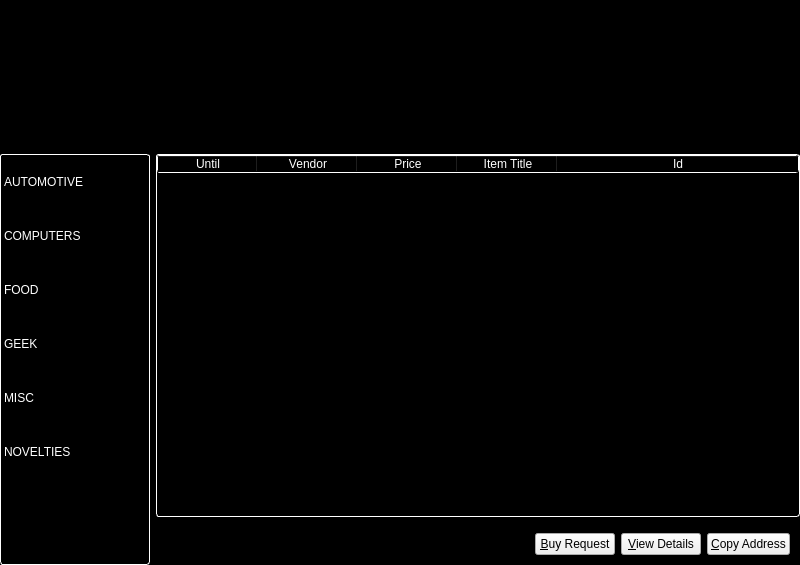
<?xml version="1.0" encoding="UTF-8"?>
<ui version="4.0">
 <class>FantomMarket</class>
 <widget class="QWidget" name="FantomMarket">
  <property name="geometry">
   <rect>
    <x>0</x>
    <y>0</y>
    <width>800</width>
    <height>565</height>
   </rect>
  </property>
  <property name="windowTitle">
   <string>FantomMarket</string>
  </property>
  <property name="styleSheet">
   <string notr="true">#FantomMarket { background-color: #000000; }</string>
  </property>
  <layout class="QVBoxLayout" name="topLayout">
   <property name="leftMargin">
    <number>0</number>
   </property>
   <property name="topMargin">
    <number>0</number>
   </property>
   <property name="rightMargin">
    <number>0</number>
   </property>
   <property name="bottomMargin">
    <number>0</number>
   </property>
   <item>
    <layout class="QVBoxLayout" name="verticalLayout_2">
     <property name="topMargin">
      <number>0</number>
     </property>
     <property name="bottomMargin">
      <number>0</number>
     </property>
     <item>
      <widget class="QLabel" name="fantomMarketHeaderLabel">
       <property name="sizePolicy">
        <sizepolicy hsizetype="MinimumExpanding" vsizetype="Preferred">
         <horstretch>0</horstretch>
         <verstretch>0</verstretch>
        </sizepolicy>
       </property>
       <property name="minimumSize">
        <size>
         <width>590</width>
         <height>148</height>
        </size>
       </property>
       <property name="maximumSize">
        <size>
         <width>16777215</width>
         <height>148</height>
        </size>
       </property>
       <property name="text">
        <string/>
       </property>
       <property name="scaledContents">
        <bool>true</bool>
       </property>
      </widget>
     </item>
    </layout>
   </item>
   <item>
    <layout class="QHBoxLayout" name="horizontalLayout">
     <property name="topMargin">
      <number>0</number>
     </property>
     <property name="rightMargin">
      <number>0</number>
     </property>
     <property name="bottomMargin">
      <number>0</number>
     </property>
     <item>
      <widget class="QListWidget" name="categoriesListWidget">
       <property name="minimumSize">
        <size>
         <width>150</width>
         <height>0</height>
        </size>
       </property>
       <property name="maximumSize">
        <size>
         <width>150</width>
         <height>16777215</height>
        </size>
       </property>
       <property name="palette">
        <palette>
         <active>
          <colorrole role="WindowText">
           <brush brushstyle="SolidPattern">
            <color alpha="255">
             <red>255</red>
             <green>255</green>
             <blue>255</blue>
            </color>
           </brush>
          </colorrole>
          <colorrole role="Button">
           <brush brushstyle="SolidPattern">
            <color alpha="255">
             <red>0</red>
             <green>0</green>
             <blue>0</blue>
            </color>
           </brush>
          </colorrole>
          <colorrole role="Text">
           <brush brushstyle="SolidPattern">
            <color alpha="255">
             <red>255</red>
             <green>255</green>
             <blue>255</blue>
            </color>
           </brush>
          </colorrole>
          <colorrole role="ButtonText">
           <brush brushstyle="SolidPattern">
            <color alpha="255">
             <red>255</red>
             <green>255</green>
             <blue>255</blue>
            </color>
           </brush>
          </colorrole>
          <colorrole role="Base">
           <brush brushstyle="SolidPattern">
            <color alpha="255">
             <red>0</red>
             <green>0</green>
             <blue>0</blue>
            </color>
           </brush>
          </colorrole>
          <colorrole role="Window">
           <brush brushstyle="SolidPattern">
            <color alpha="255">
             <red>0</red>
             <green>0</green>
             <blue>0</blue>
            </color>
           </brush>
          </colorrole>
         </active>
         <inactive>
          <colorrole role="WindowText">
           <brush brushstyle="SolidPattern">
            <color alpha="255">
             <red>255</red>
             <green>255</green>
             <blue>255</blue>
            </color>
           </brush>
          </colorrole>
          <colorrole role="Button">
           <brush brushstyle="SolidPattern">
            <color alpha="255">
             <red>0</red>
             <green>0</green>
             <blue>0</blue>
            </color>
           </brush>
          </colorrole>
          <colorrole role="Text">
           <brush brushstyle="SolidPattern">
            <color alpha="255">
             <red>255</red>
             <green>255</green>
             <blue>255</blue>
            </color>
           </brush>
          </colorrole>
          <colorrole role="ButtonText">
           <brush brushstyle="SolidPattern">
            <color alpha="255">
             <red>255</red>
             <green>255</green>
             <blue>255</blue>
            </color>
           </brush>
          </colorrole>
          <colorrole role="Base">
           <brush brushstyle="SolidPattern">
            <color alpha="255">
             <red>0</red>
             <green>0</green>
             <blue>0</blue>
            </color>
           </brush>
          </colorrole>
          <colorrole role="Window">
           <brush brushstyle="SolidPattern">
            <color alpha="255">
             <red>0</red>
             <green>0</green>
             <blue>0</blue>
            </color>
           </brush>
          </colorrole>
         </inactive>
         <disabled>
          <colorrole role="WindowText">
           <brush brushstyle="SolidPattern">
            <color alpha="255">
             <red>255</red>
             <green>255</green>
             <blue>255</blue>
            </color>
           </brush>
          </colorrole>
          <colorrole role="Button">
           <brush brushstyle="SolidPattern">
            <color alpha="255">
             <red>0</red>
             <green>0</green>
             <blue>0</blue>
            </color>
           </brush>
          </colorrole>
          <colorrole role="Text">
           <brush brushstyle="SolidPattern">
            <color alpha="255">
             <red>255</red>
             <green>255</green>
             <blue>255</blue>
            </color>
           </brush>
          </colorrole>
          <colorrole role="ButtonText">
           <brush brushstyle="SolidPattern">
            <color alpha="255">
             <red>255</red>
             <green>255</green>
             <blue>255</blue>
            </color>
           </brush>
          </colorrole>
          <colorrole role="Base">
           <brush brushstyle="SolidPattern">
            <color alpha="255">
             <red>0</red>
             <green>0</green>
             <blue>0</blue>
            </color>
           </brush>
          </colorrole>
          <colorrole role="Window">
           <brush brushstyle="SolidPattern">
            <color alpha="255">
             <red>0</red>
             <green>0</green>
             <blue>0</blue>
            </color>
           </brush>
          </colorrole>
         </disabled>
        </palette>
       </property>
       <property name="styleSheet">
        <string notr="true">#categoriesListWidget { background: rgb(0,0,0); color: rgb(255,255,255); border: 1px inset white; border-radius: 3px; margin: 0px; } #categoriesListWidget::item { margin: 20px; }</string>
       </property>
       <property name="editTriggers">
        <set>QAbstractItemView::NoEditTriggers</set>
       </property>
       <property name="sortingEnabled">
        <bool>true</bool>
       </property>
       <item>
        <property name="text">
         <string>AUTOMOTIVE</string>
        </property>
       </item>
       <item>
        <property name="text">
         <string>COMPUTERS</string>
        </property>
       </item>
       <item>
        <property name="text">
         <string>FOOD</string>
        </property>
       </item>
       <item>
        <property name="text">
         <string>GEEK</string>
        </property>
       </item>
       <item>
        <property name="text">
         <string>MISC</string>
        </property>
       </item>
       <item>
        <property name="text">
         <string>NOVELTIES</string>
        </property>
       </item>
      </widget>
     </item>
     <item>
      <layout class="QVBoxLayout" name="verticalLayout_3">
       <property name="rightMargin">
        <number>0</number>
       </property>
       <property name="bottomMargin">
        <number>0</number>
       </property>
       <item>
        <widget class="QTableWidget" name="tableWidget">
         <property name="styleSheet">
          <string notr="true">background: rgb(0,0,0); color: rgb(255,255,255); border: 1px inset white; border-radius: 3px; margin: 0px;</string>
         </property>
         <property name="editTriggers">
          <set>QAbstractItemView::NoEditTriggers</set>
         </property>
         <property name="alternatingRowColors">
          <bool>true</bool>
         </property>
         <property name="selectionMode">
          <enum>QAbstractItemView::SingleSelection</enum>
         </property>
         <property name="selectionBehavior">
          <enum>QAbstractItemView::SelectRows</enum>
         </property>
         <property name="showGrid">
          <bool>false</bool>
         </property>
         <attribute name="horizontalHeaderStretchLastSection">
          <bool>true</bool>
         </attribute>
         <column>
          <property name="text">
           <string>Until</string>
          </property>
         </column>
         <column>
          <property name="text">
           <string>Vendor</string>
          </property>
         </column>
         <column>
          <property name="text">
           <string>Price</string>
          </property>
         </column>
         <column>
          <property name="text">
           <string>Item Title</string>
          </property>
         </column>
         <column>
          <property name="text">
           <string>Id</string>
          </property>
         </column>
        </widget>
       </item>
       <item>
        <layout class="QHBoxLayout" name="horizontalLayout_2">
         <property name="topMargin">
          <number>10</number>
         </property>
         <property name="rightMargin">
          <number>10</number>
         </property>
         <property name="bottomMargin">
          <number>10</number>
         </property>
         <item>
          <spacer name="horizontalSpacer">
           <property name="orientation">
            <enum>Qt::Horizontal</enum>
           </property>
           <property name="sizeHint" stdset="0">
            <size>
             <width>40</width>
             <height>20</height>
            </size>
           </property>
          </spacer>
         </item>
         <item>
          <widget class="QPushButton" name="buyButton">
           <property name="text">
            <string>&amp;Buy Request</string>
           </property>
          </widget>
         </item>
         <item>
          <widget class="QPushButton" name="viewDetailsButton">
           <property name="text">
            <string>&amp;View Details</string>
           </property>
          </widget>
         </item>
         <item>
          <widget class="QPushButton" name="copyAddressButton">
           <property name="text">
            <string>&amp;Copy Address</string>
           </property>
          </widget>
         </item>
        </layout>
       </item>
      </layout>
     </item>
    </layout>
   </item>
  </layout>
 </widget>
 <resources/>
 <connections/>
</ui>
